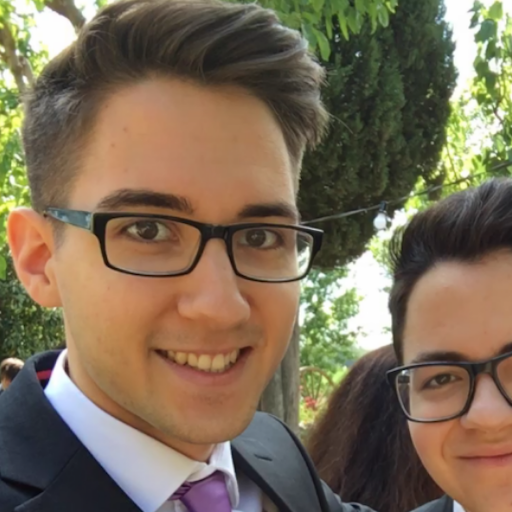
#> input picture python/image_manipulation/resources/original_512x512.png, 512 x 512 px
$ python main.py --tasks all
#> lines starting #> are read from the running program, lines starting #| are printed output that depends on the picture
#!/usr/bin/env python

'''
This file shows examples playing with images in python.
A big help was
https://matplotlib.org/3.1.0/tutorials/introductory/images.html#sphx-glr-tutorials-introductory-images-py
'''

import os
import matplotlib.pyplot as plt
import numpy as np

#-----------------------------------------------------------------------------#
# constants

ROOT = os.path.join(
    os.path.dirname(
        os.path.abspath(__file__)
    )
)
RESOURCES = os.path.join(ROOT, 'resources')
CONSTANTS = {
    'paths': {
        'root': ROOT,
        'res': RESOURCES,
        'imgs': {
            'orig': os.path.join(RESOURCES, 'original_512x512.png'),
        }
    },
    'tasks': [
        'all', 'rgba-colored', 'rgba-grayscale', 'YCbCr', 'cmaps',
        'histogram', 'climmed'
    ],
}

#-----------------------------------------------------------------------------#
# image functions

def width(img):
    return img.shape[0]

def height(img):
    return img.shape[1]

def scale_channels(img, c0=1, c1=1, c2=1, c3=1):
    img[:, :, 0] *= c0
    img[:, :, 1] *= c1
    img[:, :, 2] *= c2
    img[:, :, 3] *= c3
    return img

def rm_channels(img, c0=False, c1=False, c2=False, c3=False):
    rm_idx = []
    if c0: rm_idx.append(0)
    if c1: rm_idx.append(1)
    if c2: rm_idx.append(2)
    if c3: rm_idx.append(3)
    img = np.delete(img, rm_idx, axis=2)
    if img.shape[-1] == 1:
        img = img.reshape(img.shape[0:-1])
    return img

def rm_alpha(img):
    '''
    Return the values (width, height, 3) of the image (width, height, 4)
    without the alpha-column.
    '''
    img = img[:, :, 0:3]
    return img

def equalize_channels(img, c_idx):
    for x in range(width(img)):
        for y in range(height(img)):
            c = img[x, y, c_idx]
            img[x, y, 0] = c
            img[x, y, 1] = c
            img[x, y, 2] = c
    return img

def rgba_to_YCbCra(
    img,
    weights=[
        [0.299, 0.587, 0.114],
        [-0.168736, -0.331264, 0.5],
        [0.5, -0.418688, -0.081312],
    ],
):
    '''
    Converts this rgba-image to a grayscale-image by calculating
    the brightness using the given 3 weights (rgb).

    Weights are normalized per default.

    Could be used to filter out channels, e.g. by
    weights=[1.0, 0.0, 0.0]
    '''

    # normalize and prepare for calculation
    weights = np.array(weights)

    # apply weights
    proto_img = np.apply_along_axis(
        lambda rgb: np.dot(rgb, weights),
            axis=2,
            arr=rm_alpha(img.copy())
    )
    proto_img[:, :, 1:3] += 0.5

    # update img
    for x in range(width(img)):
        for y in range(height(img)):
            for c_idx in range(3):
                c = proto_img[x, y, c_idx]
                # slight rounding-errors in proto_img (e.g. 1.0007247)
                img[x, y, c_idx] = max(0, min(c, 1))

    return img

def YCbCra_to_rgba(
    img,
    weights=[
        [0.299, 0.587, 0.114],
        [-0.168736, -0.331264, 0.5],
        [0.5, -0.418688, -0.081312],
    ],
):
    '''
    Converts this rgba-image to a grayscale-image by calculating
    the brightness using the given 3 weights (rgb).

    Weights are normalized per default.

    Could be used to filter out channels, e.g. by
    weights=[1.0, 0.0, 0.0]
    '''

    # normalize and prepare for calculation
    weights = np.linalg.inv(np.array(weights))

    img[:, :, 1:3] -= 0.5
    # apply weights
    proto_img = np.apply_along_axis(
        lambda ycc: np.dot(ycc, weights),
            axis=2,
            arr=rm_alpha(img.copy())
    )

    # update img
    for x in range(width(img)):
        for y in range(height(img)):
            for c_idx in range(3):
                c = proto_img[x, y, c_idx]
                # slight rounding-errors in proto_img (e.g. 1.0007247)
                img[x, y, c_idx] = max(0, min(c, 1))

    return img

#-----------------------------------------------------------------------------#
# application

def plot_rgba_colored(img):
    title = 'rgb-colored'

    fig = plt.figure(title)

    a = fig.add_subplot(2, 2, 1)
    imgplot = plt.imshow(img)
    a.set_title('original')

    a = fig.add_subplot(2, 2, 2)
    imgplot = plt.imshow(scale_channels(img.copy(), 1, 0, 0))
    a.set_title('red')

    a = fig.add_subplot(2, 2, 3)
    imgplot = plt.imshow(scale_channels(img.copy(), 0, 1, 0))
    a.set_title('green')

    a = fig.add_subplot(2, 2, 4)
    imgplot = plt.imshow(scale_channels(img.copy(), 0, 0, 1))
    a.set_title('blue')

    print(title)
    plt.tight_layout()
    plt.show()

def plot_rgba_grayscale(img):
    title = 'rgb-grayscale'

    fig = plt.figure(title)

    a = fig.add_subplot(2, 2, 1)
    imgplot = plt.imshow(img)
    a.set_title('original')

    # by equalizing all color-channels
    a = fig.add_subplot(2, 2, 2)
    imgplot = plt.imshow(equalize_channels(img.copy(), 0))
    a.set_title('red')

    # or by removing all dimensions except for one
    a = fig.add_subplot(2, 2, 3)
    imgplot = plt.imshow(rm_channels(img.copy(), True, False, True, True))
    imgplot.set_cmap('gray')
    a.set_title('green')

    a = fig.add_subplot(2, 2, 4)
    imgplot = plt.imshow(rm_channels(img.copy(), True, True, False, True))
    imgplot.set_cmap('gray')
    a.set_title('blue')

    print(title)
    plt.tight_layout()
    plt.show()

def plot_YCbCr(img):
    title = 'YCbCr'

    fig = plt.figure(title)

    lum_img = img.copy()

    a = fig.add_subplot(2, 2, 1)
    imgplot = plt.imshow(lum_img)
    a.set_title('original')

    lum_img = rgba_to_YCbCra(lum_img)

    a = fig.add_subplot(2, 2, 2)
    imgplot = plt.imshow(equalize_channels(lum_img.copy(), 0))
    a.set_title('luminance Y')

    a = fig.add_subplot(2, 2, 3)
    imgplot = plt.imshow(equalize_channels(lum_img.copy(), 1))
    a.set_title('Cb')

    a = fig.add_subplot(2, 2, 4)
    imgplot = plt.imshow(equalize_channels(lum_img.copy(), 2))
    a.set_title('Cr')

    print(title)
    plt.tight_layout()
    plt.show()

def plot_cmaps(img):
    title = 'colormaps'

    fig = plt.figure(title)

    lum_img = rm_channels(rgba_to_YCbCra(
        img.copy()), c1=True, c2=True, c3=True
    )

    a = fig.add_subplot(2, 2, 1)
    imgplot = plt.imshow(lum_img, cmap='gray')
    a.set_title('cmap=\'gray\'')

    a = fig.add_subplot(2, 2, 2)
    imgplot = plt.imshow(lum_img, cmap='hot')
    a.set_title('cmap=\'hot\'')

    a = fig.add_subplot(2, 2, 3)
    imgplot = plt.imshow(lum_img, cmap='viridis')
    a.set_title('cmap=\'viridis\'')

    a = fig.add_subplot(2, 2, 4)
    imgplot = plt.imshow(lum_img, cmap='nipy_spectral_r')
    a.set_title('cmap=\'nipy_spectral_r\'')

    print(title)
    plt.tight_layout()
    plt.show()

def plot_hist(img):
    title = 'luminance-histogram'

    fig = plt.figure(title)

    lum_img = rm_channels(rgba_to_YCbCra(
        img.copy()), c1=True, c2=True, c3=True
    )
    lum_img = 256 * lum_img

    clim_min = 0
    clim_max = 255
    a = fig.add_subplot(1, 2, 1)
    plt.hist(lum_img.ravel(), bins=256, range=(clim_min, clim_max), fc='k', ec='k')
    a.set_title('{}-{}'.format(clim_min, clim_max))

    clim_min = 20
    clim_max = 90
    a = fig.add_subplot(1, 2, 2)
    plt.hist(lum_img.ravel(), bins=256, range=(clim_min, clim_max), fc='k', ec='k')
    a.set_title('{}-{}'.format(clim_min, clim_max))

    print(title)
    plt.tight_layout()
    plt.show()

def plot_climmed(img):
    title = 'climmed'
    orientation = 'vertical'
    cmap = 'viridis'

    fig = plt.figure(title)

    lum_img = rm_channels(rgba_to_YCbCra(
        img.copy()), c1=True, c2=True, c3=True
    )
    lum_img = 256 * lum_img

    a = fig.add_subplot(2, 2, 1)
    imgplot = plt.imshow(lum_img, cmap=cmap)
    a.set_title('Original (luminance)')
    # plt.colorbar(ticks=[0, 64, 128, 192, 256], orientation='horizontal')
    plt.colorbar(orientation=orientation)

    def subplot_climmed(clim_min, clim_max, subplot_idx):
        a = fig.add_subplot(2, 2, subplot_idx)
        imgplot = plt.imshow(lum_img, cmap=cmap)
        imgplot.set_clim(clim_min, clim_max)
        a.set_title('climmed [{}, {}]'.format(clim_min, clim_max))
        plt.colorbar(orientation=orientation)

    subplot_climmed(0, 256, subplot_idx=2)
    subplot_climmed(0, 100, subplot_idx=3)
    subplot_climmed(100, 200, subplot_idx=4)

    print(title)
    plt.tight_layout()
    plt.show()

def parse_cmdline():
    import argparse

    #-------------------------------------------------------------------------#
    # define args and parse them

    parser = argparse.ArgumentParser(description=
        'Playing with images by manipulating them.'
    )

    help = 'Defines which manipulations should be executed. '
    help += 'Possible values are {}'.format(CONSTANTS['tasks'])
    parser.add_argument('-t', '--tasks',
        metavar=('TASK'),
        choices=CONSTANTS['tasks'],
        nargs='+',
        default=None,
        required=True,
        help=help
    )

    args = parser.parse_args()

    #-------------------------------------------------------------------------#
    # finalize and return

    params = {}

    params['tasks'] = args.tasks

    return params

def run(params):
    '''
    Show examples of working with images.
    '''

    img = plt.imread(CONSTANTS['paths']['imgs']['orig'])
#> img is the input picture: shape (512, 512, 4) float32; mean R, G, B, A 0.484, 0.422, 0.338, 1

    for task in params['tasks']:
        if task == 'all':
            plot_rgba_colored(img)
            plot_rgba_grayscale(img)
            plot_YCbCr(img)
            plot_cmaps(img)
            plot_hist(img)
            plot_climmed(img)
        if task == 'rgba-colored':
            plot_rgba_colored(img)
        if task == 'rgba-grayscale':
            plot_rgba_grayscale(img)
        if task == 'YCbCr':
            plot_YCbCr(img)
        if task == 'cmaps':
            plot_cmaps(img)
        if task == 'histogram':
            plot_hist(img)
        if task == 'climmed':
            plot_climmed(img)
#> this loop made 1 pass
#> pass 1, in rm_channels, `img = np.delete(img, rm_idx, axis=2)`:
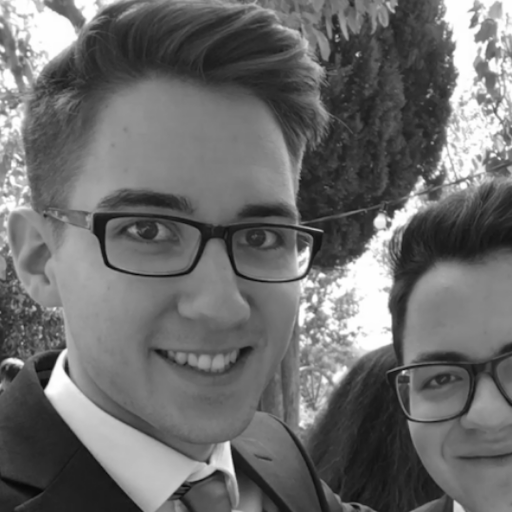
#> img: shape (512, 512, 1) float32; min 0.0235, max 1, mean 0.422
#> pass 1, in rm_channels (call 2), `img = np.delete(img, rm_idx, axis=2)`:
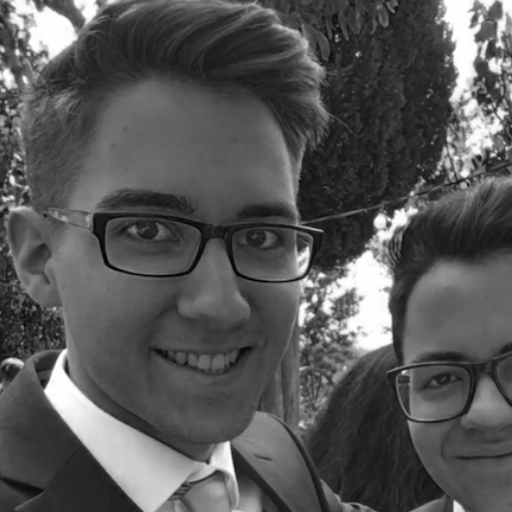
#> img: shape (512, 512, 1) float32; min 0, max 1, mean 0.338
#> pass 1, in rgba_to_YCbCra, `proto_img = np.apply_along_axis( lambda rgb: np.dot(rgb, weights), axi..`:
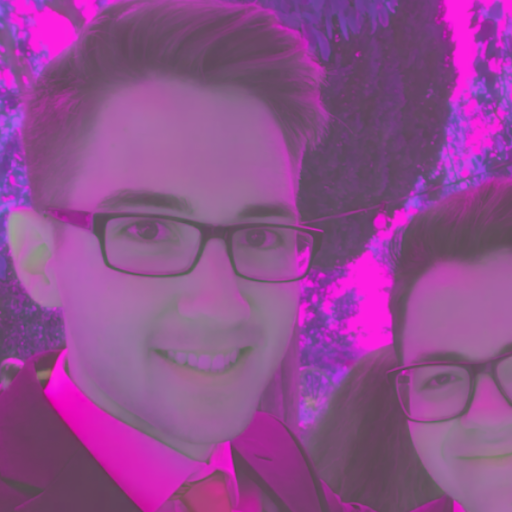
#> proto_img: shape (512, 512, 3) float64; mean R, G, B 0.243, 0.00291, 0.239; drawn with min black and max white
#> pass 1, in plot_YCbCr, `plt.show()`:
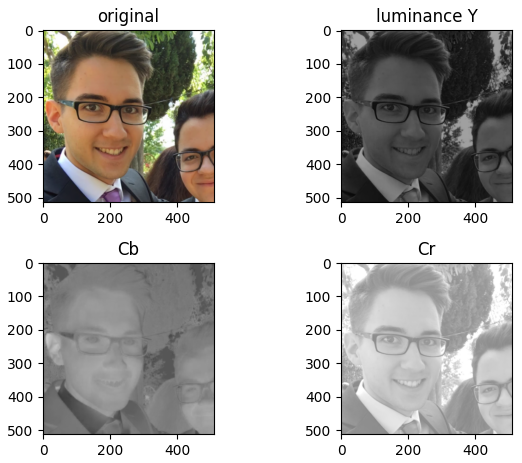
#> figure drawn by matplotlib, 4 panels
#> pass 1, in plot_cmaps, `plt.show()`:
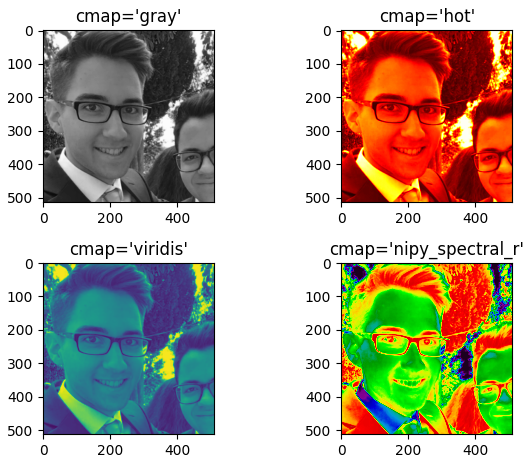
#> figure drawn by matplotlib, 4 panels
#> pass 1, in plot_hist, `plt.show()`:
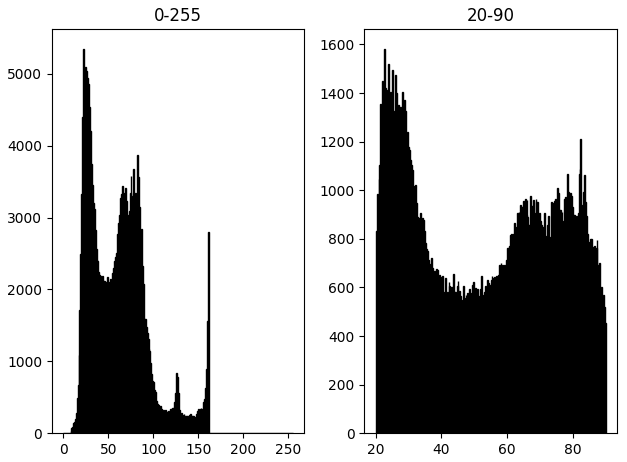
#> figure drawn by matplotlib, 2 panels; panel 1: tallest bar 5351 high, from x = 21.91 to 22.91; panel 2: tallest bar 1583 high, from x = 22.46 to 22.73
#> pass 1, in plot_climmed, `plt.show()`:
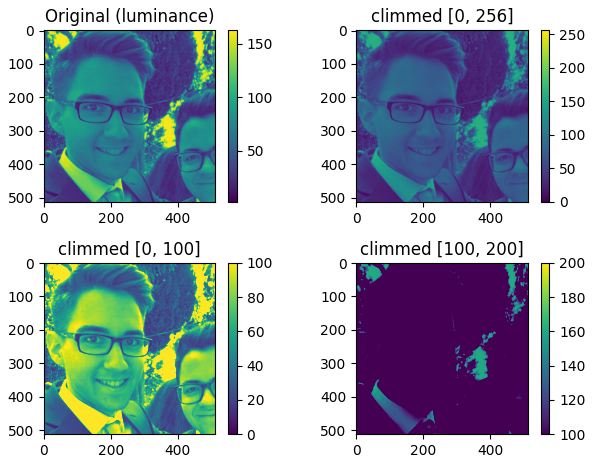
#> figure drawn by matplotlib, 8 panels

if __name__ == '__main__':
    params = parse_cmdline()
    run(params)
